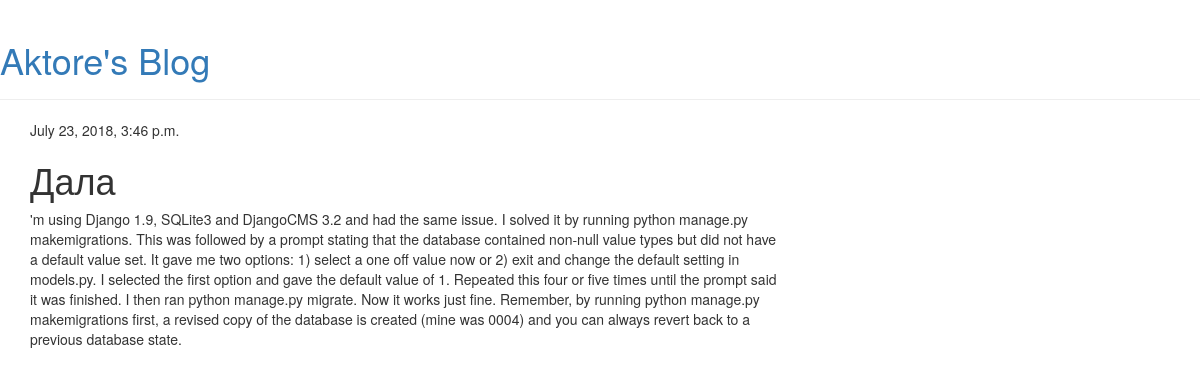
Screenshot of /post/3/ with the database file from the repository.
### blog/models.py (models this page shows, shortened)
class Post(models.Model):
    auth = models.ForeignKey('auth.User',on_delete=models.CASCADE)
    title = models.CharField(max_length=200)
    text = models.TextField()
    created_date = models.DateTimeField(default=timezone.now)
    published_date = models.DateTimeField(blank=True, null=True)

### blog/views.py (the view)
# urls.py: url(r'^post/(?P<pk>\d+)/$', views.post_detail, name='post_detail'),
def post_detail(request, pk):
    post = get_object_or_404(Post, pk=pk)
    return render(request, 'blog/post_detail.html', {'post': post})

### blog/templates/blog/post_detail.html
{% extends 'blog/base.html' %}
{% block content %}
    <div class="post">
        {% if post.published_date %}
            <div class="date">
                {{ post.published_date }}
            </div>
        {% endif %}
        <h1>{{ post.title }}</h1>
        <p>{{ post.text|linebreaksbr }}</p>
    </div>
{% endblock %}

### rows the page displays
Post: published_date "July 23, 2018, 3:46 p.m.", title "Дала", text "'m using Django 1.9, SQLite3 and DjangoCMS 3.2 and had the same issue. I solved it by running python manage.py makemigrations. This was followed by a prompt stating that the database contained non-null value types but did not have a default value set. It gave me two options: 1) select a one off value now or 2) exit and change the default setting in models.py. I selected the first option and gave the default value of 1. Repeated this four or five times until the prompt said it was finished. I then ran python manage.py migrate. Now it works just fine. Remember, by running python manage.py makemigrations first, a revised copy of the database is created (mine was 0004) and you can always revert…"
